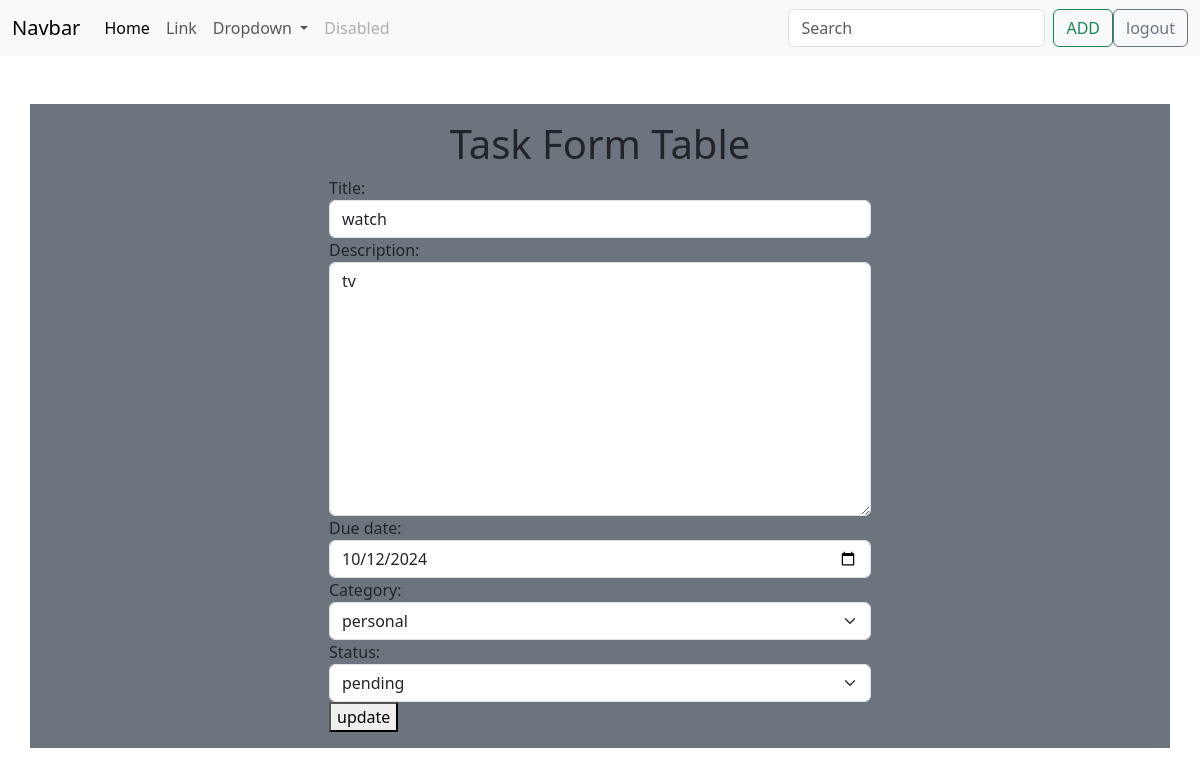
The app's page /task/3/change/ with its own data.
### notes/models.py (models this page shows, shortened)
class Task(models.Model):
    title=models.CharField(max_length=200)
    description=models.TextField()
    created_date=models.DateTimeField(auto_now=True)
    due_date=models.DateTimeField(null=True)
    category_choices=(
        ("personal","personal"),
        ("business","business"),
    )
    category=models.CharField(max_length=200 ,choices=category_choices,default="personal")
    status_choices=(
        ("pending","pending"),
        ("in-progress","in-progress"),
        ("done","done"),
    )
    status=models.CharField(max_length=200,choices=status_choices,default="pending")
    user=models.ForeignKey(User,on_delete=models.CASCADE)

### notes/views.py (the view, shortened to what this page needs)
# urls.py: path("task/<int:pk>/change/",views.TaskUpdateView.as_view(),name="task-update"),
class TaskUpdateView(View):
    def get(self,request,*args,**kwargs):
        id=kwargs.get("pk")
        qs=Task.objects.get(id=id)
        form_instance=TaskForm(instance=qs)
        form_instance.fields["status"]=forms.ChoiceField(choices=Task.status_choices,widget=forms.Select(attrs={"class":"form-control form-select"}))
        return render(request,"task_update.html",{"form":form_instance})

### notes/forms.py
class TaskForm(forms.ModelForm):
    class Meta:
        model=Task
        exclude=(
            "created_date",
            "status",
            "user"
                            )
        widgets={
            "title":forms.TextInput(attrs={"class":"form-control"}),
            "description":forms.Textarea(attrs={"class":"form-control"}),
            "due_date":forms.DateInput(attrs={"class":"form-control","type":"date"}),
            "category":forms.Select(attrs={"class":"form-control form-select"}),
        }

### notes/templates/task_update.html (shortened to what this page needs)
{%extends 'base.html'%}
{%block main_block%}
<div class="container mt-5 bg-secondary p-3">
    <h1 class="text-center">Task Form Table</h1>
    <div class="row">
        <div class="col-3"></div>
        <div class="col-6">
            <form action="" method="post">
                {{form}}
                <button type="submit">update</button>
            </form>
        </div>
        <div class="col-3"></div>
    </div>
</div>
{%endblock%}

### records on screen
Task: title "watch", description "tv", due_date "10/12/2024", category "personal", status "pending"
